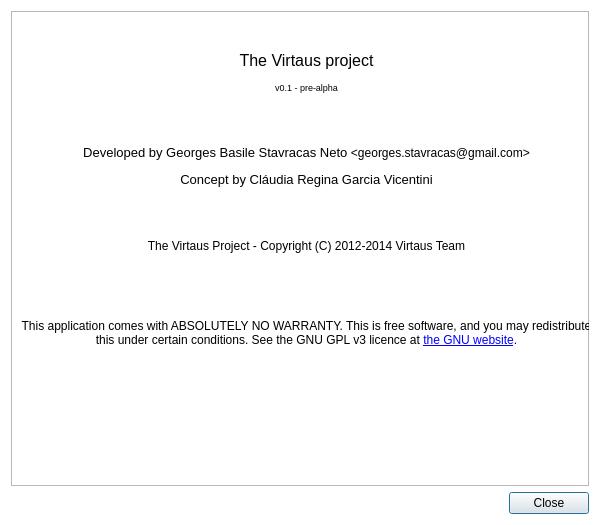
<?xml version="1.0" encoding="UTF-8"?>
<ui version="4.0">
 <class>AboutDialog</class>
 <widget class="QDialog" name="AboutDialog">
  <property name="windowModality">
   <enum>Qt::WindowModal</enum>
  </property>
  <property name="geometry">
   <rect>
    <x>0</x>
    <y>0</y>
    <width>600</width>
    <height>525</height>
   </rect>
  </property>
  <property name="windowTitle">
   <string>About Virtaus</string>
  </property>
  <property name="windowIcon">
   <iconset resource="../resources.qrc">
    <normaloff>:/virtaus/images/resources/icon.svg</normaloff>:/virtaus/images/resources/icon.svg</iconset>
  </property>
  <property name="styleSheet">
   <string notr="true">QDialog {
	background-color: rgb(255, 255, 255);
}</string>
  </property>
  <property name="modal">
   <bool>true</bool>
  </property>
  <layout class="QGridLayout" name="gridLayout">
   <item row="0" column="0">
    <widget class="QFrame" name="frame">
     <property name="frameShape">
      <enum>QFrame::StyledPanel</enum>
     </property>
     <property name="frameShadow">
      <enum>QFrame::Raised</enum>
     </property>
     <widget class="QLabel" name="label">
      <property name="geometry">
       <rect>
        <x>10</x>
        <y>0</y>
        <width>571</width>
        <height>481</height>
       </rect>
      </property>
      <property name="text">
       <string>&lt;html&gt;&lt;head/&gt;&lt;body&gt;&lt;p align=&quot;center&quot;&gt;&lt;br/&gt;&lt;img src=&quot;:/virtaus/images/resources/icon.svg&quot;/&gt;&lt;/p&gt;&lt;p align=&quot;center&quot;&gt;&lt;span style=&quot; font-size:12pt;&quot;&gt;The Virtaus project&lt;/span&gt;&lt;/p&gt;&lt;p align=&quot;center&quot;&gt;&lt;span style=&quot; font-size:7pt;&quot;&gt;v0.1 - pre-alpha&lt;/span&gt;&lt;/p&gt;&lt;p align=&quot;center&quot;&gt;&lt;br/&gt;&lt;/p&gt;&lt;p align=&quot;center&quot;&gt;&lt;span style=&quot; font-size:10pt;&quot;&gt;Developed by Georges Basile Stavracas Neto &lt;/span&gt;&amp;lt;georges.stavracas@gmail.com&amp;gt;&lt;/p&gt;&lt;p align=&quot;center&quot;&gt;&lt;span style=&quot; font-size:10pt;&quot;&gt;Concept by Cláudia Regina Garcia Vicentini&lt;/span&gt;&lt;/p&gt;&lt;p align=&quot;center&quot;&gt;&lt;br/&gt;&lt;/p&gt;&lt;p align=&quot;center&quot;&gt;The Virtaus Project - Copyright (C) 2012-2014 Virtaus Team&lt;/p&gt;&lt;p align=&quot;center&quot;&gt;&lt;br/&gt;&lt;/p&gt;&lt;p align=&quot;center&quot;&gt;&lt;br/&gt;This application comes with ABSOLUTELY NO WARRANTY. This is free software, and you may redistribute this under certain conditions. See the GNU GPL v3 licence at &lt;a href=&quot;http://www.gnu.org/licenses/gpl.html&quot;&gt;&lt;span style=&quot; text-decoration: underline; color:#0000ff;&quot;&gt;the GNU website&lt;/span&gt;&lt;/a&gt;.&lt;/p&gt;&lt;/body&gt;&lt;/html&gt;</string>
      </property>
      <property name="textFormat">
       <enum>Qt::RichText</enum>
      </property>
      <property name="alignment">
       <set>Qt::AlignLeading|Qt::AlignLeft|Qt::AlignTop</set>
      </property>
      <property name="wordWrap">
       <bool>true</bool>
      </property>
     </widget>
    </widget>
   </item>
   <item row="1" column="0">
    <widget class="QDialogButtonBox" name="buttonBox">
     <property name="standardButtons">
      <set>QDialogButtonBox::Close</set>
     </property>
    </widget>
   </item>
  </layout>
 </widget>
 <resources>
  <include location="../resources.qrc"/>
 </resources>
 <connections>
  <connection>
   <sender>buttonBox</sender>
   <signal>rejected()</signal>
   <receiver>AboutDialog</receiver>
   <slot>hide()</slot>
   <hints>
    <hint type="sourcelabel">
     <x>300</x>
     <y>481</y>
    </hint>
    <hint type="destinationlabel">
     <x>299</x>
     <y>249</y>
    </hint>
   </hints>
  </connection>
  <connection>
   <sender>buttonBox</sender>
   <signal>accepted()</signal>
   <receiver>AboutDialog</receiver>
   <slot>hide()</slot>
   <hints>
    <hint type="sourcelabel">
     <x>300</x>
     <y>481</y>
    </hint>
    <hint type="destinationlabel">
     <x>299</x>
     <y>249</y>
    </hint>
   </hints>
  </connection>
 </connections>
</ui>
